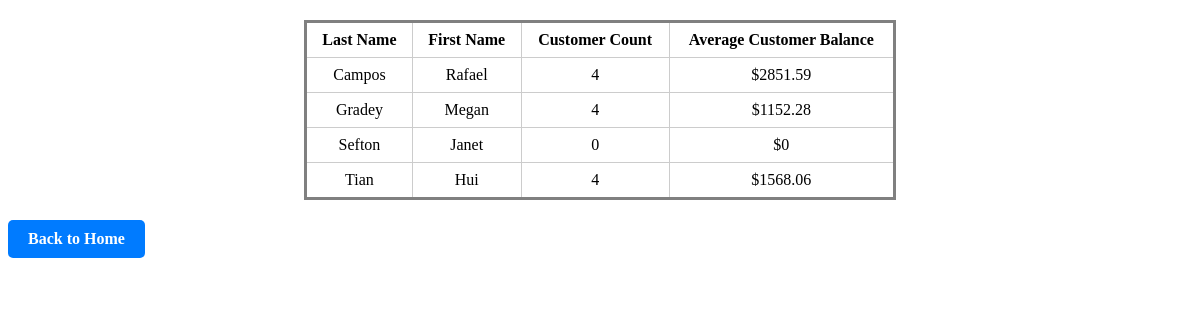
Screenshot of /report (signed in) with the database file from the repository.
### Models.py (models this page shows, shortened)
class rep(db.Model):
    __tablename__ = 'rep'
    repNum = db.Column(CHAR(2), primary_key=True)
    lastName = db.Column(CHAR(15))
    firstName = db.Column(CHAR(15))
    street = db.Column(CHAR(15))
    city = db.Column(CHAR(15))
    state = db.Column(CHAR(2))
    postalCode = db.Column(CHAR(5))
    commission = db.Column(DECIMAL(7, 2))
    rate = db.Column(DECIMAL(3, 2))

### App.py (the view)
@app.route("/report")
@login_required
def generateReport():
    repInfo = select(rep.lastName,
                     rep.firstName,
                     func.count(customer.customerNum).label("num_customers"),
                     func.coalesce(func.round(func.sum(customer.balance) / func.count(customer.customerNum), 2), 0))\
        .group_by(rep.lastName, rep.firstName)\
        .outerjoin(customer, customer.repNum == rep.repNum)
    info = db.session.execute(repInfo)
    return render_template("report.html", result=info)

### App.py (called while the page is built)
@login_manager.user_loader
def load_user(user_id):
    return admins.query.get(int(user_id))

### Templates/report.html (shortened to what this page needs)
<Table>
    <tr>
        <th>Last Name</th>
        <th>First Name</th>
        <th>Customer Count</th>
        <th>Average Customer Balance</th>
    </tr>
    {% for repData in result %}
        <tr>
            <td>{{repData[0]}}</td>
            <td>{{repData[1]}}</td>
            <td>{{repData[2]}}</td>
            <td>${{repData[3]}}</td>
        </tr>
    {% endfor %}
</Table>
<a href="/dashboard" class="button-link">Back to Home</a>

### Templates/report.html (style rules this page uses)
table { margin-left: 20px; margin-right: 20px; border-style: solid; border-spacing: 10px; border-radius: 10px; margin: 20px auto; border-collapse: collapse; width: 50%; }
th, td { border: 1px solid #ccc; padding: 8px 12px; text-align: center; }
.button-link { display: inline-block; padding: 10px 20px; background-color: #007bff; color: white; text-decoration: none; border-radius: 5px; font-weight: bold; transition: background-color 0.2s ease; }

### rows the page displays
rep: lastName "Campos", firstName "Rafael", repData "4", repData "2851.59"
rep: lastName "Gradey", firstName "Megan", repData "4", repData "1152.28"
rep: lastName "Sefton", firstName "Janet", commission "0"
rep: lastName "Tian", firstName "Hui", repData "4", repData "1568.06"
